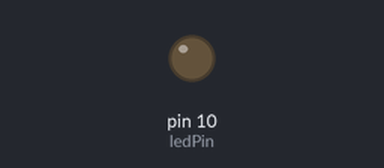
Bench run of a sketch on a simulated Arduino Uno, built with avr-gcc and run on an emulated ATmega328P. Shown: output pins drawn as LEDs (lit = HIGH).

Above: at 0.05 s.
At 1.9 s:
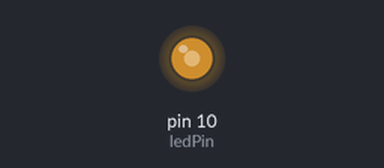
At 3.8 s:
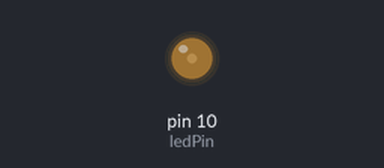
Timing chart, 0 to 6.2 s (numbered marks = the images above):
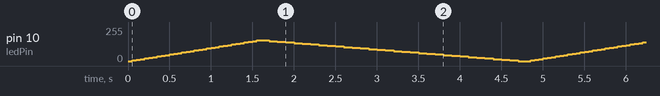

The sketch:

class_2.ino
```cpp
int ledPin = 10;
void setup() {

pinMode(ledPin,OUTPUT);
}

void loop() {


  for (int fadeValue = 0 ; fadeValue <= 155; fadeValue += 5) {
    analogWrite(ledPin, fadeValue);
    delay(50);
  }
  for (int fadeValue = 155 ; fadeValue >= 0; fadeValue -= 5) {
    analogWrite(ledPin, fadeValue);
    delay(100);
  }
}
```
